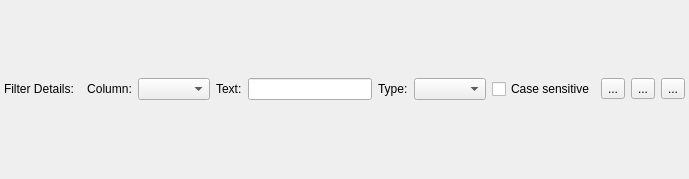
<?xml version="1.0" encoding="UTF-8"?>
<ui version="4.0">
 <class>HeaderListWidget</class>
 <widget class="QWidget" name="HeaderListWidget">
  <property name="geometry">
   <rect>
    <x>0</x>
    <y>0</y>
    <width>689</width>
    <height>179</height>
   </rect>
  </property>
  <property name="windowTitle">
   <string>HeaderListWidget</string>
  </property>
  <layout class="QVBoxLayout" name="verticalLayout">
   <property name="spacing">
    <number>0</number>
   </property>
   <property name="margin">
    <number>0</number>
   </property>
   <item>
    <layout class="QVBoxLayout" name="h_layout">
     <property name="spacing">
      <number>0</number>
     </property>
     <item>
      <layout class="QHBoxLayout" name="horizontalLayout">
       <property name="spacing">
        <number>6</number>
       </property>
       <property name="leftMargin">
        <number>4</number>
       </property>
       <property name="rightMargin">
        <number>4</number>
       </property>
       <property name="bottomMargin">
        <number>0</number>
       </property>
       <item>
        <widget class="QLabel" name="label_2">
         <property name="text">
          <string>Filter Details:    Column:</string>
         </property>
        </widget>
       </item>
       <item>
        <widget class="QComboBox" name="filterColCombo"/>
       </item>
       <item>
        <widget class="QLabel" name="label">
         <property name="text">
          <string>Text:</string>
         </property>
        </widget>
       </item>
       <item>
        <widget class="QLineEdit" name="m_filterEdit"/>
       </item>
       <item>
        <widget class="QLabel" name="filterSyntaxLabel">
         <property name="text">
          <string>Type:</string>
         </property>
        </widget>
       </item>
       <item>
        <widget class="QComboBox" name="filterSyntaxComboBox"/>
       </item>
       <item>
        <widget class="QCheckBox" name="caseCheck">
         <property name="text">
          <string>Case sensitive</string>
         </property>
        </widget>
       </item>
       <item>
        <widget class="QToolButton" name="m_enterButton">
         <property name="toolTip">
          <string>&lt;html&gt;&lt;head/&gt;&lt;body&gt;&lt;p&gt;Set filter&lt;/p&gt;&lt;/body&gt;&lt;/html&gt;</string>
         </property>
         <property name="text">
          <string>...</string>
         </property>
         <property name="icon">
          <iconset resource="quban.qrc">
           <normaloff>:/quban/images/fatCow/Filter.png</normaloff>:/quban/images/fatCow/Filter.png</iconset>
         </property>
        </widget>
       </item>
       <item>
        <widget class="QToolButton" name="advancedFilterButton">
         <property name="toolTip">
          <string>&lt;html&gt;&lt;head/&gt;&lt;body&gt;&lt;p&gt;Set advanced Filter ...&lt;/p&gt;&lt;/body&gt;&lt;/html&gt;</string>
         </property>
         <property name="text">
          <string>...</string>
         </property>
         <property name="icon">
          <iconset resource="quban.qrc">
           <normaloff>:/quban/images/fatCow/FilterPlusPlus.png</normaloff>:/quban/images/fatCow/FilterPlusPlus.png</iconset>
         </property>
        </widget>
       </item>
       <item>
        <widget class="QToolButton" name="m_clearButton">
         <property name="toolTip">
          <string>&lt;html&gt;&lt;head/&gt;&lt;body&gt;&lt;p&gt;Clear filter&lt;/p&gt;&lt;/body&gt;&lt;/html&gt;</string>
         </property>
         <property name="text">
          <string>...</string>
         </property>
         <property name="icon">
          <iconset resource="quban.qrc">
           <normaloff>:/quban/images/fatCow/Filter-Delete.png</normaloff>:/quban/images/fatCow/Filter-Delete.png</iconset>
         </property>
        </widget>
       </item>
      </layout>
     </item>
    </layout>
   </item>
   <item>
    <layout class="QVBoxLayout" name="listLayout">
     <property name="spacing">
      <number>0</number>
     </property>
    </layout>
   </item>
  </layout>
 </widget>
 <layoutdefault spacing="6" margin="11"/>
 <resources>
  <include location="quban.qrc"/>
 </resources>
 <connections/>
</ui>
